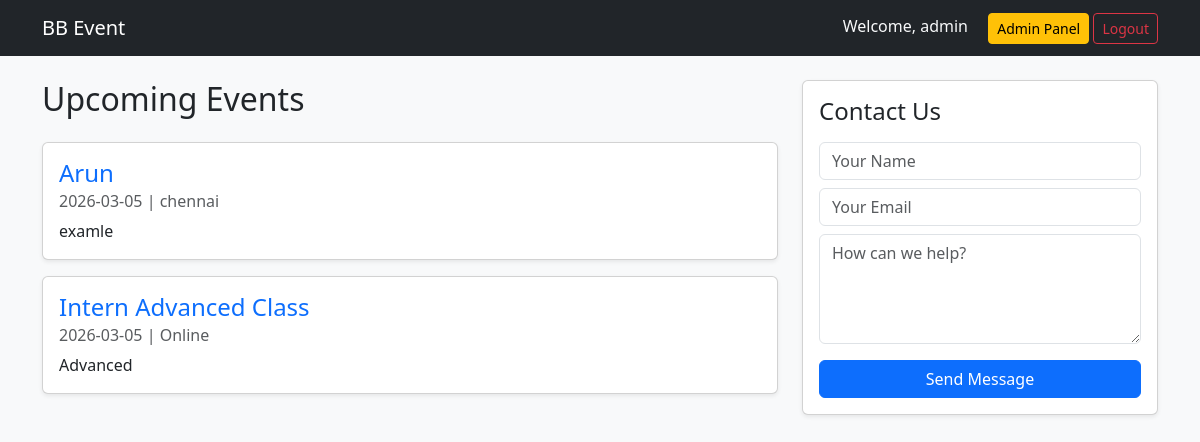
Screenshot of / (signed in) with the database file from the repository.
### app.py (models this page shows)
class User(UserMixin, db.Model):
    id = db.Column(db.Integer, primary_key=True)
    username = db.Column(db.String(50), unique=True, nullable=False)
    password = db.Column(db.String(200), nullable=False)
    is_admin = db.Column(db.Boolean, default=False)

class Event(db.Model):
    id = db.Column(db.Integer, primary_key=True)
    title = db.Column(db.String(100))
    date = db.Column(db.String(50))
    description = db.Column(db.Text)
    location = db.Column(db.String(100))

### app.py (the view)
@app.route('/')
def home():
    events = Event.query.all()
    return render_template('index.html', events=events)

### app.py (called while the page is built)
@login_manager.user_loader
def load_user(user_id):
    return User.query.get(int(user_id))

### templates/index.html (shortened to what this page needs)
<!DOCTYPE html>
<html lang="en">
<head>
    <link href="https://cdn.jsdelivr.net/npm/bootstrap@5.3.0/dist/css/bootstrap.min.css" rel="stylesheet">
</head>
<body class="bg-light">
   <nav class="navbar navbar-expand-lg navbar-dark bg-dark mb-4">
    <div class="container">
        <a class="navbar-brand" href="/">BB Event</a>
        <div class="ms-auto">
            {% if current_user.is_authenticated %}
                <span class="text-light me-3">Welcome, {{ current_user.username }}</span>
                {% if current_user.is_admin %}
                    <a href="/admin" class="btn btn-warning btn-sm">Admin Panel</a>
                {% endif %}
                <a href="/logout" class="btn btn-outline-danger btn-sm">Logout</a>
            {% else %}
                <a href="/login" class="btn btn-outline-light btn-sm">Login</a>
                <a href="/signup" class="btn btn-primary btn-sm">Sign Up</a>
            {% endif %}
        </div>
    </div>
</nav>
    <div class="container">
        <div class="row">
            <div class="col-md-8">
                <h2 class="mb-4">Upcoming Events</h2>
                {% for e in events %}
                <div class="card mb-3 shadow-sm">
                    <div class="card-body">
                        <h4 class="card-title text-primary">{{ e.title }}</h4>
                        <h6 class="card-subtitle mb-2 text-muted">{{ e.date }} | {{ e.location }}</h6>
                        <p class="card-text">{{ e.description }}</p>
                    </div>
                </div>
                {% endfor %}
            </div>
            <div class="col-md-4">
                <div class="card shadow-sm">
                    <div class="card-body">
                        <h4 class="mb-3">Contact Us</h4>
                        <form action="/contact" method="POST">
                            <input type="text" name="name" class="form-control mb-2" placeholder="Your Name" required>
                            <input type="email" name="email" class="form-control mb-2" placeholder="Your Email" required>
                            <textarea name="content" class="form-control mb-3" placeholder="How can we help?" rows="4" required></textarea>
                            <button class="btn btn-primary w-100">Send Message</button>
                        </form>
                    </div>
                </div>
            </div>
        </div>
    </div>
</body>
</html>

### rows the page displays
User: username "admin"
Event: title "Arun", date "2026-03-05", location "chennai", description "examle"
Event: title "Intern Advanced Class", date "2026-03-05", location "Online", description "Advanced"
